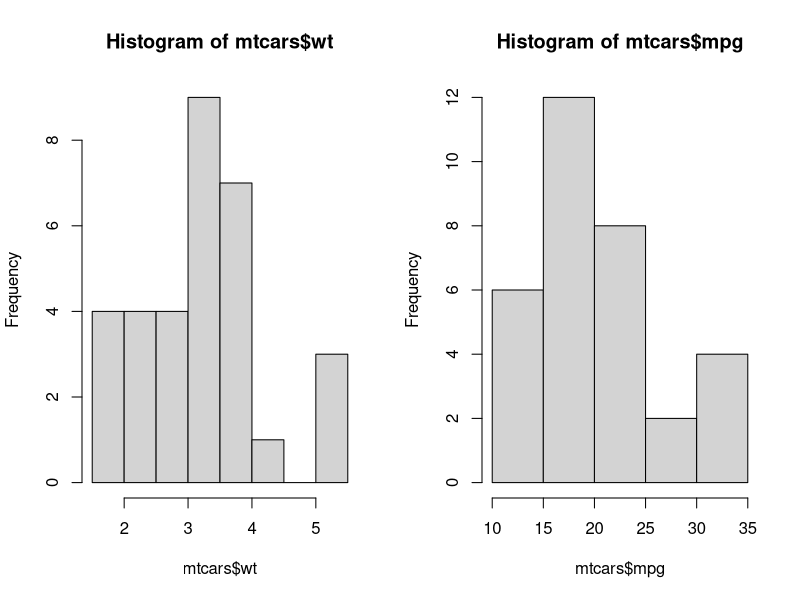
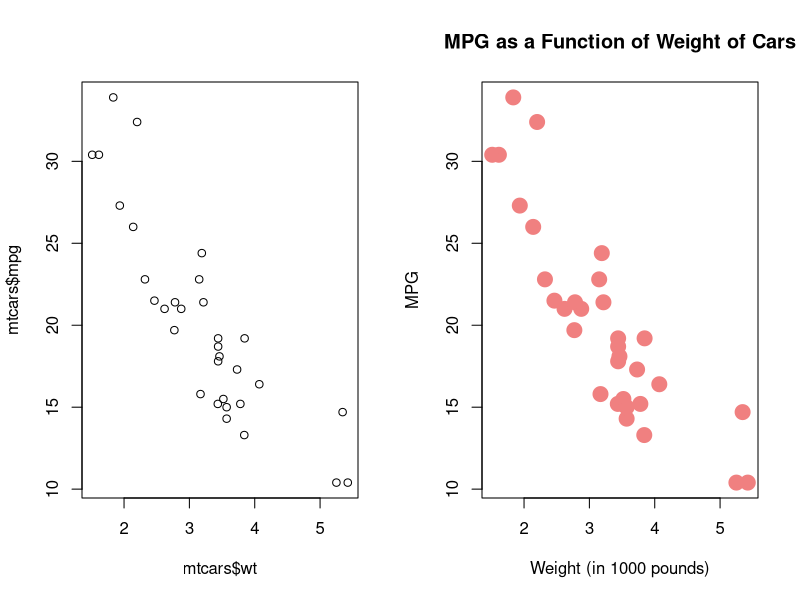

R code for these plots, in order:
## ---- chunk 1
library(datasets) 
## ---- chunk 2
head(mtcars)
## ---- chunk 3
# Put graphs in 1 rows and 2 column
par(mfrow = c(1, 2))
hist(mtcars$wt)
hist(mtcars$mpg)
## ---- chunk 4
# Basic X-Y plot for two quantitative variables
plot(mtcars$wt, mtcars$mpg)

## ---- chunk 5

# Add some options
plot(mtcars$wt, mtcars$mpg,
  pch = 19,         # Solid circle
  cex = 2,        # Make 150% size
  col = "#F08080",  # LightCoral 
  main = "MPG as a Function of Weight of Cars",
  xlab = "Weight (in 1000 pounds)",
  ylab = "MPG")

## ---- chunk 6
# Clear packages
detach("package:datasets", unload = TRUE)  # For base

## ---- chunk 7
# Clear plots
dev.off()  # But only if there IS a plot
## ---- chunk 8
# Clear console
cat("\014")  # ctrl+L
